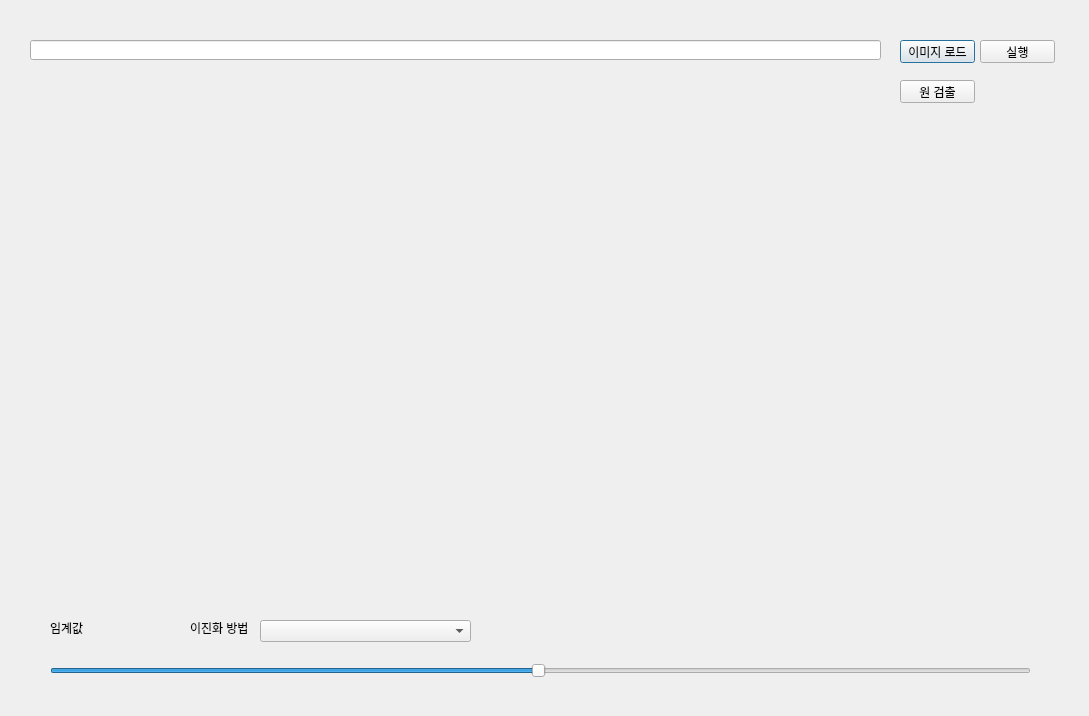
<?xml version="1.0" encoding="UTF-8"?>
<ui version="4.0">
 <class>Dialog</class>
 <widget class="QDialog" name="Dialog">
  <property name="geometry">
   <rect>
    <x>0</x>
    <y>0</y>
    <width>1089</width>
    <height>716</height>
   </rect>
  </property>
  <property name="windowTitle">
   <string>Dialog</string>
  </property>
  <widget class="QPushButton" name="loadBtn">
   <property name="geometry">
    <rect>
     <x>900</x>
     <y>40</y>
     <width>75</width>
     <height>23</height>
    </rect>
   </property>
   <property name="text">
    <string>이미지 로드</string>
   </property>
  </widget>
  <widget class="QPushButton" name="procBtn">
   <property name="geometry">
    <rect>
     <x>980</x>
     <y>40</y>
     <width>75</width>
     <height>23</height>
    </rect>
   </property>
   <property name="text">
    <string>실행</string>
   </property>
  </widget>
  <widget class="QLabel" name="imgSrc">
   <property name="geometry">
    <rect>
     <x>30</x>
     <y>90</y>
     <width>500</width>
     <height>500</height>
    </rect>
   </property>
   <property name="text">
    <string/>
   </property>
  </widget>
  <widget class="QLabel" name="imgDst">
   <property name="geometry">
    <rect>
     <x>560</x>
     <y>90</y>
     <width>500</width>
     <height>500</height>
    </rect>
   </property>
   <property name="text">
    <string/>
   </property>
  </widget>
  <widget class="QLineEdit" name="filePath">
   <property name="geometry">
    <rect>
     <x>30</x>
     <y>40</y>
     <width>851</width>
     <height>20</height>
    </rect>
   </property>
  </widget>
  <widget class="QSlider" name="hSlider">
   <property name="geometry">
    <rect>
     <x>50</x>
     <y>660</y>
     <width>981</width>
     <height>22</height>
    </rect>
   </property>
   <property name="maximum">
    <number>255</number>
   </property>
   <property name="pageStep">
    <number>10</number>
   </property>
   <property name="value">
    <number>127</number>
   </property>
   <property name="orientation">
    <enum>Qt::Horizontal</enum>
   </property>
  </widget>
  <widget class="QLabel" name="label_threshold">
   <property name="geometry">
    <rect>
     <x>50</x>
     <y>620</y>
     <width>161</width>
     <height>16</height>
    </rect>
   </property>
   <property name="text">
    <string>임계값</string>
   </property>
  </widget>
  <widget class="QComboBox" name="comboThr">
   <property name="geometry">
    <rect>
     <x>260</x>
     <y>620</y>
     <width>211</width>
     <height>22</height>
    </rect>
   </property>
  </widget>
  <widget class="QLabel" name="label">
   <property name="geometry">
    <rect>
     <x>190</x>
     <y>620</y>
     <width>71</width>
     <height>16</height>
    </rect>
   </property>
   <property name="text">
    <string>이진화 방법</string>
   </property>
  </widget>
  <widget class="QPushButton" name="circleBtn">
   <property name="geometry">
    <rect>
     <x>900</x>
     <y>80</y>
     <width>75</width>
     <height>23</height>
    </rect>
   </property>
   <property name="text">
    <string>원 검출</string>
   </property>
  </widget>
 </widget>
 <resources/>
 <connections/>
</ui>
